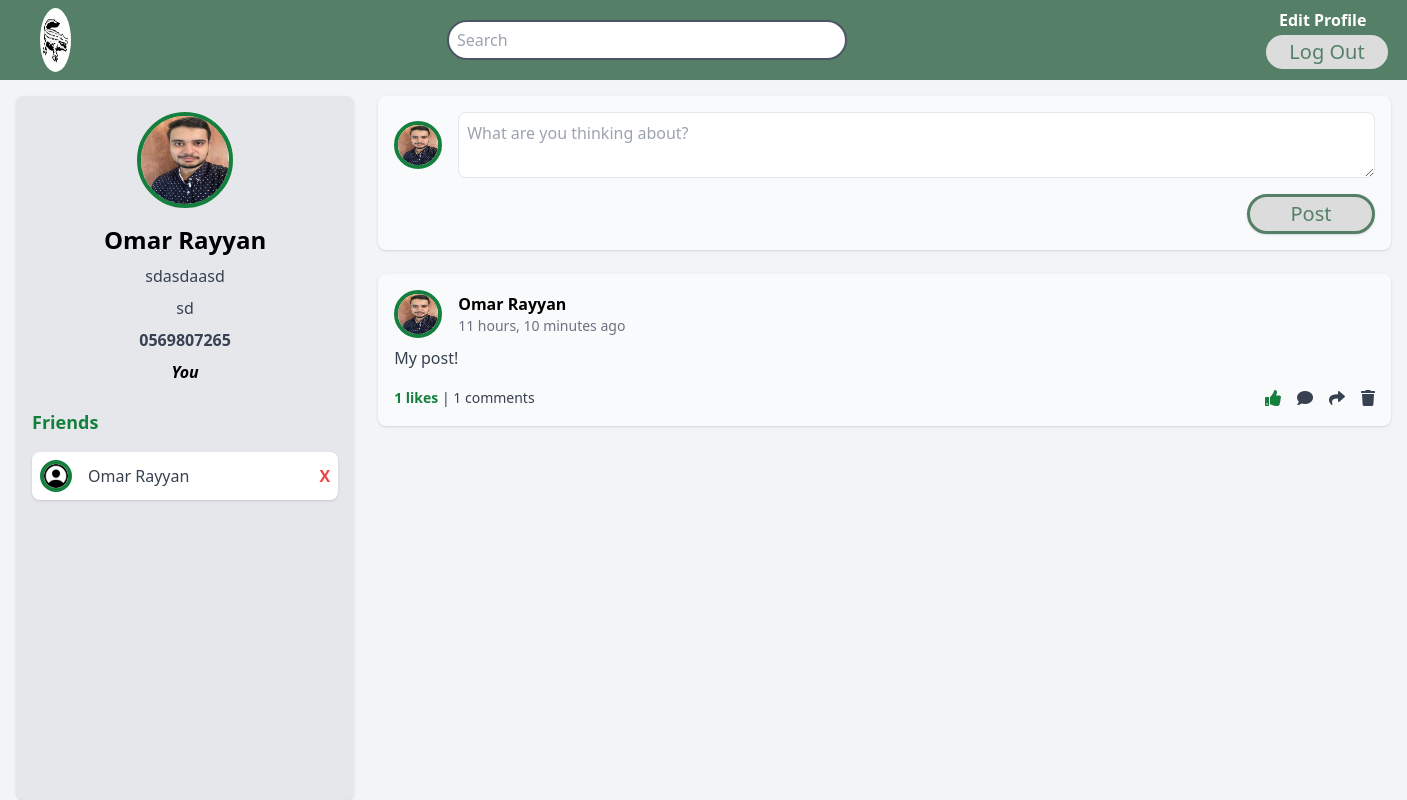
The page /social/profile/2 (signed in) on the database as committed earlier.
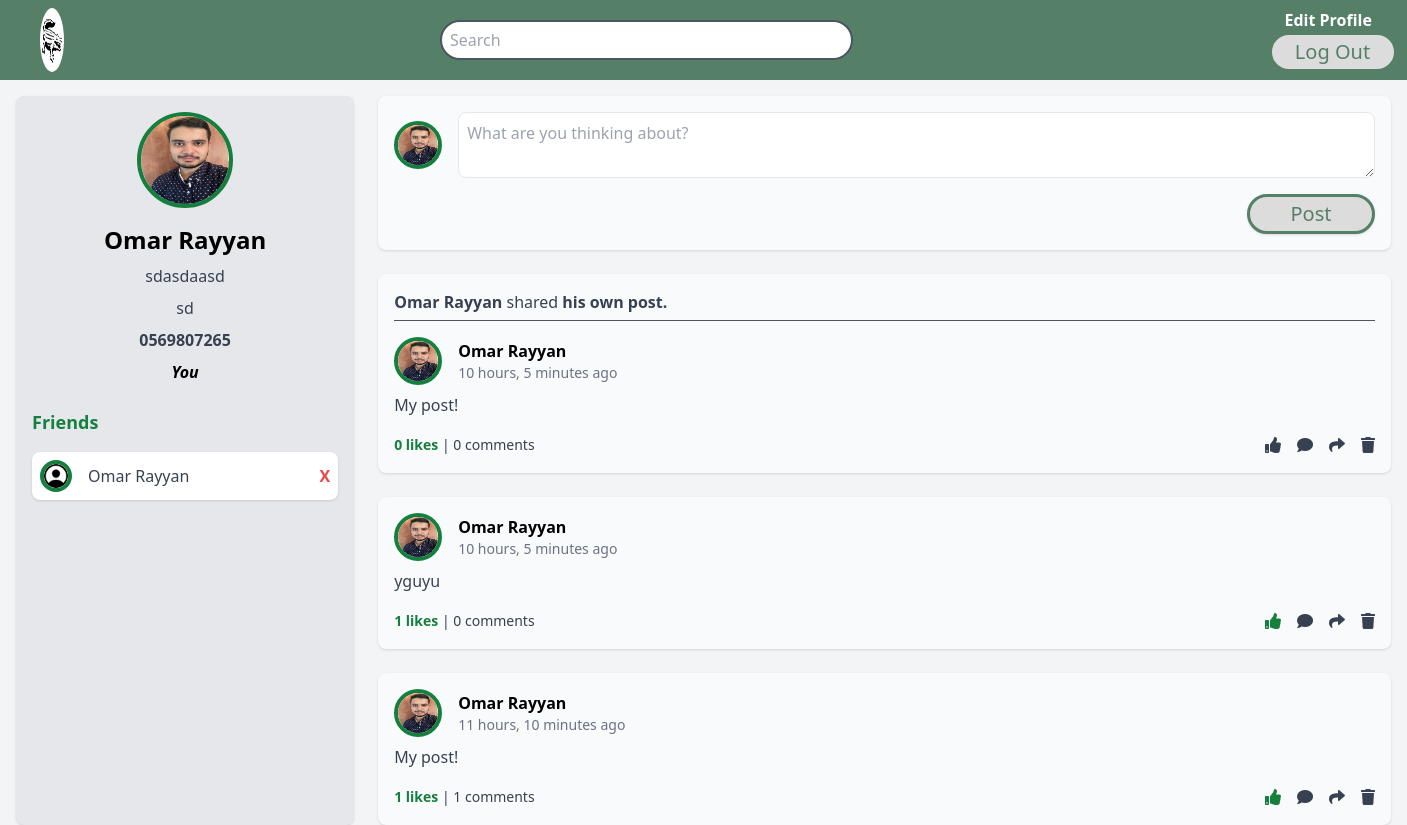
The same page on the database as committed later.
### users_app/models.py (models this page shows, shortened)
class User(models.Model):
    first_name = models.CharField(max_length=45)
    last_name = models.CharField(max_length=45)
    profile_picture = models.ImageField(upload_to='profile_pics/', default='profile_pics/default.jpg')
    email = models.CharField(max_length=255)
    password = models.CharField(max_length=255)
    date_of_birth = models.DateField()
    gender = models.CharField(max_length=45)
    last_activity = models.DateTimeField(default=datetime.now)
    created_at = models.DateTimeField(auto_now_add=True)
    updated_at = models.DateTimeField(auto_now=True)
    objects = UserManager()
    def full_name(self):
        return f"{self.first_name} {self.last_name}"
    def is_online(self):
        now = timezone.now()
        if self.last_activity > now - timedelta(minutes=5):
            return True
        return False

### social_app/models.py (models this page shows)
class PersonalDetails(models.Model):
    user = models.ForeignKey(User, on_delete=models.CASCADE, related_name="personal_details")
    bio = models.TextField()
    location = models.TextField()
    workplace = models.TextField()
    phone_number = models.TextField()
    relationship_status = models.TextField()
    created_at = models.DateTimeField(auto_now_add=True)
    updated_at = models.DateTimeField(auto_now=True)
    objects = PersonalDetailsManager()

class Post(models.Model):
    content = models.TextField()
    creator = models.ForeignKey(User, related_name = "all_posts", on_delete = models.CASCADE)
    shared = models.BooleanField(default=False)
    shared_post_id = models.IntegerField(default=0)
    created_at = models.DateTimeField(auto_now_add=True)
    updated_at = models.DateTimeField(auto_now=True)
    objects = PostsManager()

### social_app/views.py (the view)
# urls.py: path('profile/<int:id>', views.view_profile, name='view_profile'),
def view_profile(request, id):
    if not 'user_id' in request.session:
        messages.error(request, 'You must first login.', extra_tags='login')
        return redirect('/')
    user = User.objects.get_user(id)
    personal_detials = PersonalDetails.objects.get(user=user)
    friends = Friendship.objects.get_user_friends(user)
    is_friends_with_user = Friendship.objects.is_friends_with_user({'user_1': user.id, 'user_2': int(request.session['user_id'])})
    posts = Post.objects.get_user_posts(id)
    posts_with_likes = []
    for post in posts:
        post_data = {
            'post': post,
            'has_liked': Like.objects.has_user_liked_post(post.id, int(request.session['user_id']))
        }
        if post.shared:
            shared_post = Post.objects.filter(id=post.shared_post_id).first()
            if shared_post:
                post_data['shared_post'] = shared_post
        posts_with_likes.append(post_data)
    context = {
        'user': user,
        'posts_with_likes': posts_with_likes,
        'friends': friends,
        'personal_details': personal_detials,
        'is_friends_with_user': is_friends_with_user,
    }
    return render(request, 'view_profile.html', context)

### social_app/models.py (called while the page is built)
    def get_user_posts(self, user_id):
        user = User.objects.get(id=user_id)
        return Post.objects.filter(creator=user).order_by('-created_at')

    def get_user_friends(self, user):
        friendships = Friendship.objects.filter(friend_1=user) | Friendship.objects.filter(friend_2=user)
        friends = []
        for friendship in friendships:
            if friendship.friend_1 != user:
                friends.append(friendship.friend_1)
            if friendship.friend_2 != user:
                friends.append(friendship.friend_2)
        friends = list(set(friends))
        return friends

    def is_friends_with_user(self, data):
        user_1 = User.objects.get(id=data['user_1'])
        user_2 = User.objects.get(id=data['user_2'])
        if user_1 == user_2:
            return 'same_user'
        return True if self.filter(friend_2=user_1, friend_1=user_2).exists() or self.filter(friend_2=user_2, friend_1=user_1).exists() else False

    def has_user_liked_post(self, post_id, user_id):
        return self.filter(post_id=post_id, user_id=user_id).exists()

### social_app/templatetags/custom_filters.py (called while the page is built)
@register.filter
def abbreviate_number(value):
    try:
        value = int(value)
        if value >= 1_000_000:
            return f"{value / 1_000_000:.1f}M".rstrip('0').rstrip('.')
        elif value >= 1_000:
            return f"{value / 1_000:.1f}k".rstrip('0').rstrip('.')
        else:
            return str(value)
    except (ValueError, TypeError):
        return value

### users_app/models.py (called while the page is built)
    def get_user(self, id):
        return User.objects.get(id=id)

### social_app/templates/view_profile.html (shortened to what this page needs)
<!DOCTYPE html>
<html lang="en">
<head>
    <script src="https://cdn.tailwindcss.com"></script>
    <link rel="stylesheet" href="https://cdnjs.cloudflare.com/ajax/libs/font-awesome/5.15.3/css/all.min.css" />
    {% load custom_filters %}
    {% load static %}
    <link rel="stylesheet" href="{% static 'css/home.css' %}" />
</head>
<body class="bg-gray-100 min-h-screen flex flex-col">
    <header class="bg-green-700 p-4 flex items-center" id="navbar">
        <div class="rounded-full flex items-center justify-center">
          <a href="{% url 'home' %}"><img src="{% static 'img/logo.png' %}" id="logo" class="h-12 w-12" alt="Logo" /></a>
        </div>
        <form action="{% url 'search' %}" method="post">
            <input type="search" placeholder="Search" name="search" class="flex w-[50vh] p-2 rounded-full border-2 border-gray-600" id="search" />
          </form>
        <div>
          {% if user.id == request.session.user_id %}
            <a href="{% url 'view_edit_profile_page' %}" class="text-white px-4 py-2 ml-4 rounded font-bold hover:text-gray-300 transition-colors duration-200">Edit Profile</a>
          {% else %}
          <a href="{% url 'view_profile' request.session.user_id %}" class="text-white px-4 py-2 ml-4 rounded font-bold hover:text-gray-300 transition-colors duration-200">My Profile</a>
          {% endif %}
          <a href="{% url 'logout' %}"><button class="text-white bg-green-800 px-4 py-0 ml-4 rounded hover:bg-green-900" id="button">Log Out</button></a>
        </div>
      </header>
    <main class="flex-grow mt-4 flex px-4 space-x-6">
        <aside class="w-1/4 bg-gray-200 p-4 rounded-lg shadow">
            <div class="text-center">
                <img src="{% if user.profile_picture.url %} {{ user.profile_picture.url }} {% else %} {% static 'imgs/default-profile.png' %} {% endif %}" alt="Profile of user" class="h-24 w-24 mx-auto rounded-full border {% if user.is_online %} border-4 border-green-700 {% else %} border-4 border-gray-600 {% endif %}">
                <h2 class="text-2xl font-bold mt-4">{{ user.first_name }} {{ user.last_name }}</h2>
                <p class="mt-2 text-gray-700">{{ personal_details.bio }}</p>
                <p class="mt-2 text-gray-700">{{ personal_details.workplace }}</p>
                <p class="mt-2 font-semibold text-gray-700">{{ personal_details.phone_number }}</p>
                {% if is_friends_with_user == False %}
                    <form action="{% url 'add_friend' %}" method="post">
                        {% csrf_token %}
                        <input type="hidden" name="friend_id" value="{{ user.id }}">
                        <button class="text-white" id="friendbutton">Add Friend</button>
                    </form>
                {% elif is_friends_with_user == True %}
                    <form action="{% url 'remove_friend' %}" method="post">
                        {% csrf_token %}
                        <input type="hidden" name="friend_id" value="{{ user.id }}">
                        <button class="text-white" id="friendbutton">Remove Friend</button>
                    </form>
                {% else %}
                    <p class="font-bold italic">You</p>
                {% endif %}
            </div>
            <div class="mt-6">
                <h3 class="text-lg font-bold text-green-700">Friends</h3>
                <div class="space-y-4 mt-4">
                    {% for friend in friends %}
                        <div class="friend-container flex items-center bg-white p-2 rounded-lg shadow">
                            <a href="{% url 'view_profile' friend.id %}"><img src="{% if friend.profile_picture.url %} {{ friend.profile_picture.url }} {% else %} {% static 'imgs/default-profile.png' %} {% endif %}" alt="Profile of user" class="h-8 w-8 rounded-full {% if friend.is_online %} border-4 border-green-700 {% else %} border-4 border-gray-600 {% endif %}"></a>
                            <div class="ml-4 text-gray-700 flex-grow">
                                <a href="{% url 'view_profile' friend.id %}">{{ friend.first_name }} {{ friend.last_name }}</a>
                            </div>
                            {% if user.id == request.session.user_id %}
                                <button class="remove-friend-btn text-red-500 font-bold" data-friend-id="{{ friend.id }}" alt="Remove Friend">X</button>
                            {% endif %}
                        </div>
                    {% empty %}
                        <div class="friend-container flex items-center bg-white p-2 rounded-lg shadow">
                            <p>This user does not have any friends yet.</p>
                        </div>
                    {% endfor %}
                </div>
            </div>
        </aside>
        <section class="w-3/4 space-y-6">
            {% if user.id == request.session.user_id %}
                <form action="{% url 'create_post' %}" method="post">
                    <div class="bg-gray-50 p-4 rounded-lg shadow mb-6">
                    <div class="flex items-center mb-4">
                        <a href="{% url 'view_profile' user.id %}"><img src="{% if user.profile_picture.url %} {{ user.profile_picture.url }} {% else %} {% static 'imgs/default-profile.png' %} {% endif %}" alt="Profile" class="h-12 w-12 rounded-full border-4 border-green-700" /></a>
                        <textarea name='content' placeholder="What are you thinking about?" class="ml-4 flex-grow p-2 border rounded-lg focus:border-green-700 focus:outline-none"></textarea>
                    </div>
                    <div class="text-right">
                        <button class="bg-green-700 text-white px-6 py-0 rounded shadow hover:bg-green-600 transition" id="button">Post</button>
                    </div>
                    </div>
                </form>
            {% endif %}
            {% for item in posts_with_likes %}
            <div class="bg-gray-50 p-4 rounded-lg shadow mb-6 post-container">
            {% if item.post.shared %}
                <p class="text-gray-700 mb-4 border-b pb-[0.7vh] border-gray-600"><span class="font-bold"><a href="{% url 'view_profile' item.post.creator.id %}">{{ item.post.creator.full_name }}</a></span> shared <span class="font-bold">{% if item.post.creator == item.shared_post.creator %} his own post.{% else %} <a href="{% url 'view_profile' item.shared_post.creator.id %}">{{ item.shared_post.creator.full_name }}'s</a></span> post.{% endif %}</p>
                <div class="flex items-center mb-2">
                    <a href="{% url 'view_profile' item.shared_post.creator.id %}"><img src="{{ item.shared_post.creator.profile_picture.url }}" alt="Profile" class="h-12 w-12 rounded-full
                        {% if item.shared_post.creator.is_online %}
                            border-4 border-green-700
                        {% else %}
                            border-4 border-gray-600
                        {% endif %}" /></a>
                {% else %}
            <div class="flex items-center mb-2">
                <a href="{% url 'view_profile' item.post.creator.id %}"><img src="{{ item.post.creator.profile_picture.url }}" alt="Profile" class="h-12 w-12 rounded-full
                        {% if item.post.creator.is_online %}
                            border-4 border-green-700
                        {% else %}
                            border-4 border-gray-600
                        {% endif %}" /></a>
            {% endif %}
                <div class="ml-4">
                    {% if item.post.shared %}
                    <h3 class="font-bold"><a href="{% url 'view_profile' item.shared_post.creator.id %}">{{ item.shared_post.creator.full_name }}</a></h3>
                    {% else %}
                    <h3 class="font-bold"><a href="{% url 'view_profile' item.post.creator.id %}">{{ item.post.creator.full_name }}</a></h3>
                    {% endif %}
                <p class="text-gray-500 text-sm">{{ item.post.created_at|timesince }} ago</p>
                </div>
            </div>
            <p class="text-gray-700 mb-4"><a href="{% url 'view_post' item.post.id %}">{{ item.post.content }}</a></p>
            <div class="flex items-center justify-between text-gray-700">
                <p class="text-sm">
                <span class="font-bold text-green-700 like-count"><a href="{% url 'view_post' item.post.id %}">{{ item.post.likes.count|abbreviate_number }} likes </span> | {{ item.post.comments.count|abbreviate_number }} comments</a>
                </p>
                <div class="flex items-center space-x-4">
                <button class="like-btn {% if item.has_liked %} text-green-700 {% else %} text-gray-700 hover:text-green-700 {% endif %}" data-post-id="{{ item.post.id }}">
                    <i class="fas fa-thumbs-up"></i>
                </button>
                    <button class="text-gray-700 hover:text-green-700"><a href="{% url 'view_post' item.post.id %}"><i class="fas fa-comment"></i></a></button>
                <form action="{% url 'share_post' %}" method="post">
                    <button class="text-gray-700 hover:text-green-700"><i class="fas fa-share"></i></button>
                </form>
                {% if item.post.creator.id == request.session.user_id %}
                    <button class="delete-post-btn text-gray-700 hover:text-red-600" data-post-id="{{ item.post.id }}">
                        <i class="fas fa-trash"></i>
                    </button>
                {% endif %}
                </div>
            </div>
            </div>
            {% empty %}
                <div class="friend-container flex items-center bg-white p-2 rounded-lg shadow">
                    <p>This user does not have any posts yet.</p>
                </div>
            {% endfor %}
        </section>
    </main>
</body>
</html>

### social_app/static/css/home.css (style rules this page uses)
#navbar { background-color: #558067; height: 10vh; }
#logo { width: 8vh; height: 8vh; border-radius: 50%; margin: 0 0 0 3vh; }
#button { background-color: rgb(220, 220, 220); color: #558067; border: #558067 solid 0.4vh; font-size: 2.5vh; border-radius: 80vh; height: 5vh; width: 16vh; }
#search { height: 5vh; margin: 0 50vh 0 50vh; }

Rows that differ between the two databases and show on the page:
added Post: post.creator.full_name "Omar Rayyan", shows "his own post.", shared_post.creator.profile_picture (picture), shared_post.creator.full_name "Omar Rayyan", post.created_at "10 hours, 5 minutes", post.content "My post!", post.likes.count|abbreviate_number "0", post.comments.count|abbreviate_number "0"
added Post: post.creator.profile_picture (picture), post.creator.full_name "Omar Rayyan", post.created_at "10 hours, 5 minutes", post.content "yguyu", post.likes.count|abbreviate_number "1", post.comments.count|abbreviate_number "0"
